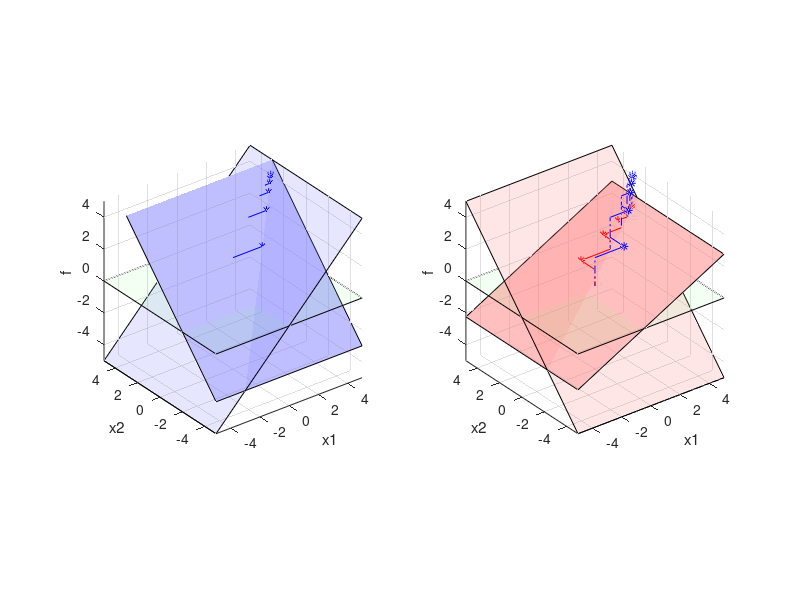
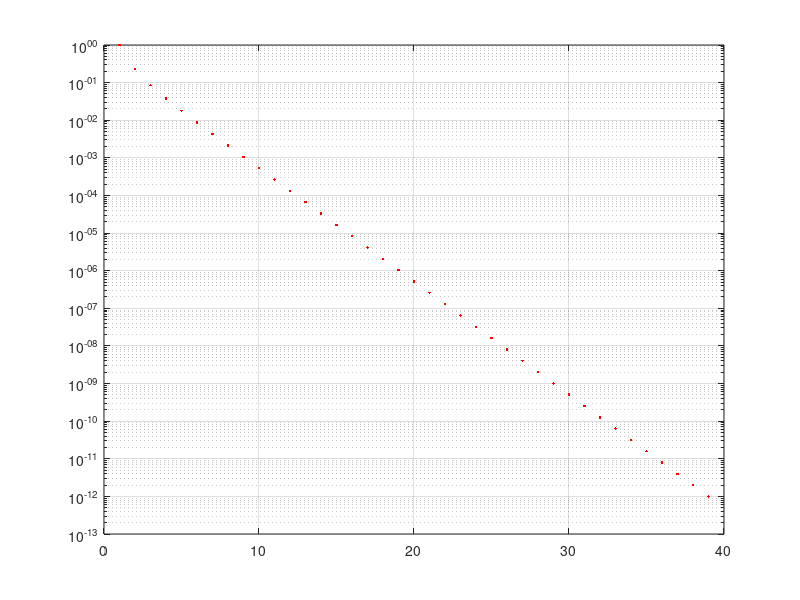

Reproduce these figures in MATLAB, in order.

% Paprastuju iteraciju ir Gauso-Zeidelio algoritmai
% vizualizacija 2 lygciu atveju

clc, clear all, close all
A=[ 1 -1 ;
   -1  2]
b=[2;0.5]
% A=[ 5 11; 
%  2 6 ] % coefficient matrix
% b=[50; 75] % right-hand side vector
n=size(A,1)
Aprad=A;

% grafinis pavaizdavimas:
fh=figure(1);  set(fh,'Color',[1 1 1])
for iii=1:2
    subplot(1,2,iii);hold on; grid on
    range=[-1 1 -1 1 -1 1]*5;axis equal; axis(range);  view([1 -0.5 1]);
    xlabel('x1');ylabel('x2');zlabel('f');
end

   

% method='simple_iterations';
method='Gauss-Seidel_iterations';
alpha=[1; 1];  % laisvai parinkti metodo parametrai

Atld=diag(1./diag(A))*A-diag(alpha)
btld=diag(1./diag(A))*b

% lygciu plokstumos: -------------
rr1=[1 2 2 1];rr2=[3 3 4 4];
zz=[btld,btld,btld,btld]-Atld*[range(rr1);range(rr2)];
subplot(1,2,1);
fill3(range(rr1),range(rr2),zz(1,:),   [0.5 0.5 1],'FaceAlpha',0.5);
fill3(range(rr1),range(rr2),range(rr1),[0.5 0.5 1],'FaceAlpha',0.2);
fill3(range(rr1),range(rr2),zeros(1,4),[0.5 1 0.5],'FaceAlpha',0.1);
subplot(1,2,2);
fill3(range(rr1),range(rr2),zz(2,:),   [1 0.5 0.5],'FaceAlpha',0.5);
fill3(range(rr1),range(rr2),range(rr2),[1 0.5 0.5],'FaceAlpha',0.2);
fill3(range(rr1),range(rr2),zeros(1,4),[0.5 1 0.5],'FaceAlpha',0.1);

% -----------------

nitmax=1000;
eps=1e-12;
x=zeros(n,1);x1=zeros(n,1);
fprintf(1,'\n sprendimas iteracijomis:'); 
for it=1:nitmax 
    
  if strcmp(method,'Gauss-Seidel_iterations')
    for i=1:n
        x1(i)=(btld(i)-Atld(i,:)*x1)/alpha(i);
    end
  elseif strcmp(method,'simple_iterations')
       x1=(btld-Atld*x)./alpha; 
  else, 
    'neaprasytas metodas', return,
  end
  
      pp=x1;
    for iii=1:2
        subplot(1,2,iii);
        plot3([x(1),x(1)],[x(2),x(2)],[0,pp(1)],'-.b');
        plot3([x(1) ,pp(1)],[x(2) ,x(2)],[pp(1),pp(1)],'-b');plot3([pp(1)],[x(2)],[pp(1)],'*b');
        plot3([pp(1),pp(1)],[x(2),pp(2)],[pp(1),pp(1)],'-b');
        plot3([x(1),x(1)],[x(2),x(2)],[0,pp(2)],'-.r');
        plot3([x(1),x(1)],[x(2),pp(2)],[pp(2),pp(2)],'-r');plot3([x(1)],[pp(2)],[pp(2)],'*r');
        plot3([x(1),pp(1)],[pp(2),pp(2)],[pp(2),pp(2)],'-r');
        plot3(x(1),x(2),0,'pg');  
    end
pause 
  
  prec(it)=norm(x1-x)/(norm(x)+norm(x1));
  fprintf(1,'iteracija Nr. %d,  tikslumas  %g\n',it,prec(it))
  if prec(it) < eps, break, end
  x=x1;
end
x
disp('patikrinimas')
Aprad*x-b
figure(2);semilogy([1:length(prec)],prec,'r.');grid on,hold on
